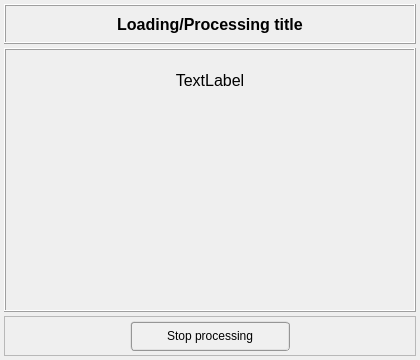
<?xml version="1.0" encoding="UTF-8"?>
<ui version="4.0">
 <class>Dialog</class>
 <widget class="QDialog" name="Dialog">
  <property name="geometry">
   <rect>
    <x>0</x>
    <y>0</y>
    <width>420</width>
    <height>360</height>
   </rect>
  </property>
  <property name="minimumSize">
   <size>
    <width>420</width>
    <height>360</height>
   </size>
  </property>
  <property name="cursor">
   <cursorShape>WaitCursor</cursorShape>
  </property>
  <property name="windowTitle">
   <string>Loading window</string>
  </property>
  <layout class="QGridLayout" name="gridLayout">
   <property name="leftMargin">
    <number>4</number>
   </property>
   <property name="topMargin">
    <number>4</number>
   </property>
   <property name="rightMargin">
    <number>4</number>
   </property>
   <property name="bottomMargin">
    <number>4</number>
   </property>
   <property name="spacing">
    <number>4</number>
   </property>
   <item row="0" column="0">
    <widget class="QFrame" name="frame">
     <property name="minimumSize">
      <size>
       <width>0</width>
       <height>40</height>
      </size>
     </property>
     <property name="maximumSize">
      <size>
       <width>16777215</width>
       <height>40</height>
      </size>
     </property>
     <property name="frameShape">
      <enum>QFrame::Box</enum>
     </property>
     <property name="frameShadow">
      <enum>QFrame::Raised</enum>
     </property>
     <layout class="QGridLayout" name="gridLayout_2">
      <property name="leftMargin">
       <number>2</number>
      </property>
      <property name="topMargin">
       <number>2</number>
      </property>
      <property name="rightMargin">
       <number>2</number>
      </property>
      <property name="bottomMargin">
       <number>2</number>
      </property>
      <property name="spacing">
       <number>2</number>
      </property>
      <item row="0" column="0">
       <widget class="QLabel" name="label_title">
        <property name="font">
         <font>
          <pointsize>12</pointsize>
          <weight>75</weight>
          <bold>true</bold>
         </font>
        </property>
        <property name="text">
         <string>Loading/Processing title</string>
        </property>
        <property name="alignment">
         <set>Qt::AlignCenter</set>
        </property>
       </widget>
      </item>
     </layout>
    </widget>
   </item>
   <item row="1" column="0">
    <widget class="QFrame" name="frame_2">
     <property name="frameShape">
      <enum>QFrame::Box</enum>
     </property>
     <property name="frameShadow">
      <enum>QFrame::Raised</enum>
     </property>
     <layout class="QGridLayout" name="gridLayout_5">
      <property name="leftMargin">
       <number>2</number>
      </property>
      <property name="topMargin">
       <number>2</number>
      </property>
      <property name="rightMargin">
       <number>2</number>
      </property>
      <property name="bottomMargin">
       <number>2</number>
      </property>
      <property name="spacing">
       <number>2</number>
      </property>
      <item row="0" column="0">
       <widget class="QFrame" name="frame_4">
        <property name="maximumSize">
         <size>
          <width>16777215</width>
          <height>80</height>
         </size>
        </property>
        <property name="frameShape">
         <enum>QFrame::NoFrame</enum>
        </property>
        <property name="frameShadow">
         <enum>QFrame::Raised</enum>
        </property>
        <layout class="QGridLayout" name="gridLayout_4">
         <property name="leftMargin">
          <number>2</number>
         </property>
         <property name="topMargin">
          <number>2</number>
         </property>
         <property name="rightMargin">
          <number>2</number>
         </property>
         <property name="bottomMargin">
          <number>2</number>
         </property>
         <property name="spacing">
          <number>2</number>
         </property>
         <item row="0" column="1">
          <widget class="QLabel" name="label_message">
           <property name="minimumSize">
            <size>
             <width>200</width>
             <height>0</height>
            </size>
           </property>
           <property name="font">
            <font>
             <pointsize>12</pointsize>
            </font>
           </property>
           <property name="text">
            <string>TextLabel</string>
           </property>
           <property name="alignment">
            <set>Qt::AlignCenter</set>
           </property>
           <property name="wordWrap">
            <bool>true</bool>
           </property>
           <property name="margin">
            <number>10</number>
           </property>
          </widget>
         </item>
         <item row="0" column="0">
          <widget class="QFrame" name="frame_6">
           <property name="maximumSize">
            <size>
             <width>40</width>
             <height>16777215</height>
            </size>
           </property>
           <property name="frameShape">
            <enum>QFrame::NoFrame</enum>
           </property>
           <property name="frameShadow">
            <enum>QFrame::Raised</enum>
           </property>
          </widget>
         </item>
         <item row="0" column="2">
          <widget class="QFrame" name="frame_7">
           <property name="maximumSize">
            <size>
             <width>40</width>
             <height>16777215</height>
            </size>
           </property>
           <property name="frameShape">
            <enum>QFrame::NoFrame</enum>
           </property>
           <property name="frameShadow">
            <enum>QFrame::Raised</enum>
           </property>
          </widget>
         </item>
        </layout>
       </widget>
      </item>
      <item row="1" column="0">
       <widget class="QFrame" name="frame_animation">
        <property name="frameShape">
         <enum>QFrame::NoFrame</enum>
        </property>
        <property name="frameShadow">
         <enum>QFrame::Raised</enum>
        </property>
        <layout class="QGridLayout" name="gridLayout_6">
         <item row="0" column="0">
          <widget class="QFrame" name="frame_5">
           <property name="frameShape">
            <enum>QFrame::NoFrame</enum>
           </property>
           <property name="frameShadow">
            <enum>QFrame::Raised</enum>
           </property>
          </widget>
         </item>
         <item row="0" column="1" alignment="Qt::AlignHCenter|Qt::AlignVCenter">
          <widget class="QLabel" name="label_animation">
           <property name="minimumSize">
            <size>
             <width>200</width>
             <height>180</height>
            </size>
           </property>
           <property name="maximumSize">
            <size>
             <width>200</width>
             <height>180</height>
            </size>
           </property>
           <property name="text">
            <string/>
           </property>
           <property name="alignment">
            <set>Qt::AlignCenter</set>
           </property>
          </widget>
         </item>
         <item row="0" column="2">
          <widget class="QFrame" name="frame_8">
           <property name="frameShape">
            <enum>QFrame::NoFrame</enum>
           </property>
           <property name="frameShadow">
            <enum>QFrame::Raised</enum>
           </property>
          </widget>
         </item>
        </layout>
       </widget>
      </item>
     </layout>
    </widget>
   </item>
   <item row="2" column="0">
    <widget class="QFrame" name="frame_3">
     <property name="minimumSize">
      <size>
       <width>0</width>
       <height>40</height>
      </size>
     </property>
     <property name="maximumSize">
      <size>
       <width>16777215</width>
       <height>40</height>
      </size>
     </property>
     <property name="frameShape">
      <enum>QFrame::StyledPanel</enum>
     </property>
     <property name="frameShadow">
      <enum>QFrame::Raised</enum>
     </property>
     <layout class="QGridLayout" name="gridLayout_3">
      <property name="leftMargin">
       <number>2</number>
      </property>
      <property name="topMargin">
       <number>2</number>
      </property>
      <property name="rightMargin">
       <number>2</number>
      </property>
      <property name="bottomMargin">
       <number>2</number>
      </property>
      <property name="spacing">
       <number>2</number>
      </property>
      <item row="0" column="0">
       <widget class="QPushButton" name="pushButton_stop_processing">
        <property name="minimumSize">
         <size>
          <width>160</width>
          <height>30</height>
         </size>
        </property>
        <property name="maximumSize">
         <size>
          <width>160</width>
          <height>30</height>
         </size>
        </property>
        <property name="styleSheet">
         <string notr="true">QPushButton{border-radius: 4px; border-color: rgb(150, 150, 150); border-style: ridge; border-width: 2px; color: rgb(0, 0, 0); background-color: rgb(240, 240, 240); font: 75 bold 11pt &quot;MS Shell Dlg 2&quot;}
QPushButton:hover{border-radius: 4px; border-color: rgb(0, 170, 255); border-style: ridge; border-width: 2px; color: rgb(0, 0, 0); background-color: rgba(174, 213, 255, 100); font: 75 bold 11pt &quot;MS Shell Dlg 2&quot;}
QPushButton:pressed{border-radius: 4px; border-color: rgb(0, 170, 255); border-style: ridge; border-width: 3px; color: rgb(0, 0, 0); background-color: rgb(174, 213, 255); font: 75 bold 11pt &quot;MS Shell Dlg 2&quot;}
QPushButton:disabled{border-radius: 4px; border-color: rgb(150, 150, 150); border-style: ridge; border-width: 2px; color: rgb(100, 100, 100); background-color: rgba(220, 220, 220, 120); font: 75 bold 11pt &quot;MS Shell Dlg 2&quot;}</string>
        </property>
        <property name="text">
         <string>Stop processing</string>
        </property>
       </widget>
      </item>
     </layout>
    </widget>
   </item>
  </layout>
 </widget>
 <resources/>
 <connections/>
</ui>
